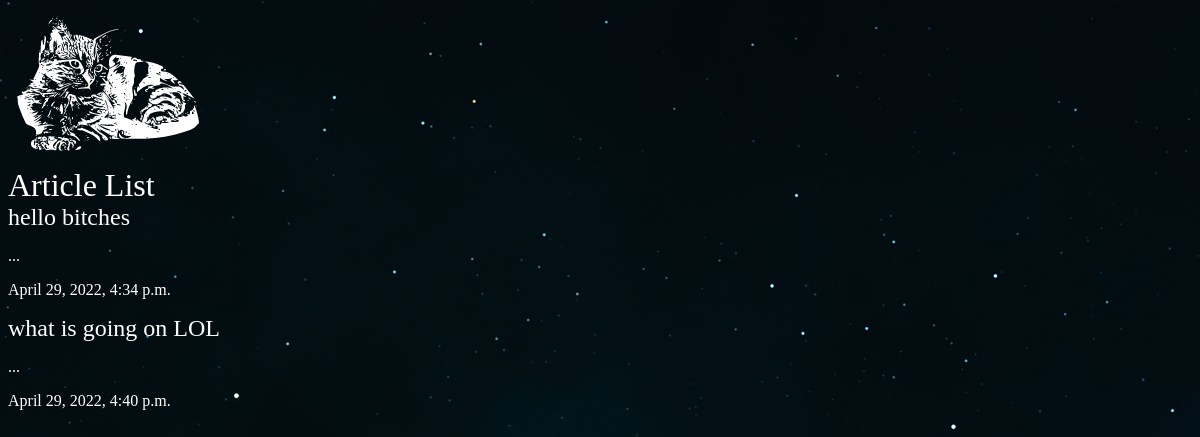
/articles/, run on an earlier commit of the app's database.
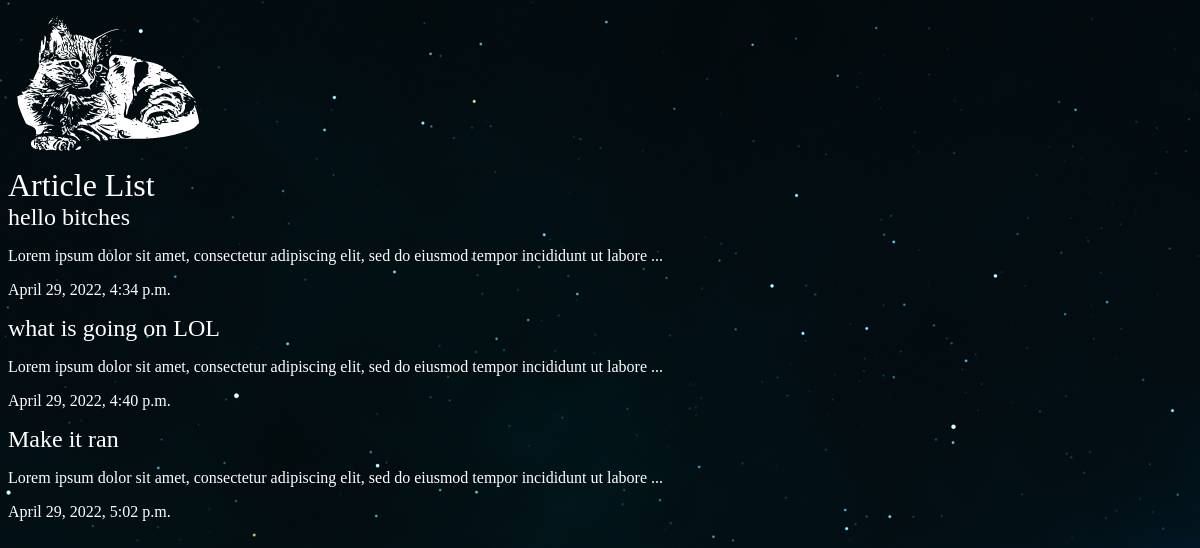
And on a later commit of the database.
### articles/models.py (models this page shows, shortened)
class Articles(models.Model):
    title = models.CharField(max_length=100)
    slug = models.SlugField()
    body = models.TextField()
    date = models.DateTimeField(auto_now_add=True)
    thumb = models.ImageField(default="def.jpg", blank=True)
    def snippet(self):
        return self.body[:100] + "..." #cut text to 50 chars

### articles/views.py (the view)
# urls.py: path('', views.article_list, name="list"),
def article_list(request):
    articles = Articles.objects.all().order_by('date')
    return render(request, 'articles/article_list.html', {'articles': articles})

### articles/templates/articles/article_list.html
{% extends 'base_layout.html' %}
{% block content%}
<h1>Article List</h1>
<div class="articles">
    {% for article in articles %}
        <div class="article">
            <h2><a href="{% url 'articles:detail' slug=article.slug %}">{{ article.title}}</a></h2>
            <p>{{ article.snippet}}</p>
            <p>{{ article.date}}</p>
        </div>
    {% endfor %}
</div>
{% endblock%}

What changed in the data, as far as the page shows it:
changed Articles "hello bitches": snippet "..." → "Lorem ipsum dolor sit amet, consectetur adipiscing elit, sed do eiusmod tempor incididunt ut labore ..."
changed Articles "what is going on LOL": snippet "..." → "Lorem ipsum dolor sit amet, consectetur adipiscing elit, sed do eiusmod tempor incididunt ut labore ..."
added Articles: title "Make it ran", snippet "Lorem ipsum dolor sit amet, consectetur adipiscing elit, sed do eiusmod tempor incididunt ut labore ...", date "April 29, 2022, 5:02 p.m."
